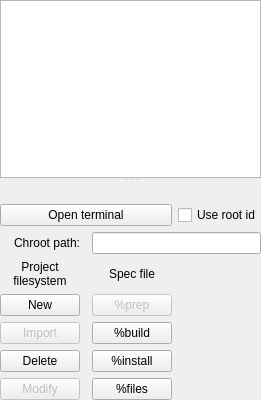
           <widget class="QSplitter" name="splitter_6">
            <property name="sizePolicy">
             <sizepolicy hsizetype="MinimumExpanding" vsizetype="Preferred">
              <horstretch>0</horstretch>
              <verstretch>0</verstretch>
             </sizepolicy>
            </property>
            <property name="orientation">
             <enum>Qt::Vertical</enum>
            </property>
            <attribute name="title">
             <string>Project filesystem</string>
            </attribute>
            <widget class="QTreeView" name="chrootTreeView">
             <property name="toolTip">
              <string>Double-click to open a file or directory with default application</string>
             </property>
            </widget>
            <widget class="QWidget" name="widget_2" native="true">
             <property name="sizePolicy">
              <sizepolicy hsizetype="MinimumExpanding" vsizetype="Preferred">
               <horstretch>0</horstretch>
               <verstretch>0</verstretch>
              </sizepolicy>
             </property>
             <layout class="QGridLayout" name="gridLayout_14">
              <item row="2" column="2" colspan="3">
               <widget class="QLineEdit" name="chrootPathLineEdit">
                <property name="toolTip">
                 <string>The path of the project filesystem on the local filesystem.</string>
                </property>
                <property name="readOnly">
                 <bool>true</bool>
                </property>
               </widget>
              </item>
              <item row="2" column="0">
               <widget class="QLabel" name="chrootLabel">
                <property name="text">
                 <string>Chroot path:</string>
                </property>
                <property name="alignment">
                 <set>Qt::AlignRight|Qt::AlignTrailing|Qt::AlignVCenter</set>
                </property>
               </widget>
              </item>
              <item row="6" column="4">
               <spacer name="horizontalSpacer_4">
                <property name="orientation">
                 <enum>Qt::Horizontal</enum>
                </property>
                <property name="sizeHint" stdset="0">
                 <size>
                  <width>40</width>
                  <height>20</height>
                 </size>
                </property>
               </spacer>
              </item>
              <item row="1" column="0" colspan="3">
               <widget class="QPushButton" name="openChrootButton">
                <property name="toolTip">
                 <string>Open a terminal in the project filesystem (using chroot),
in the source directory of the current package if it is installed.
It may open in background on some desktop environments.</string>
                </property>
                <property name="text">
                 <string>Open terminal</string>
                </property>
               </widget>
              </item>
              <item row="1" column="3" colspan="2">
               <widget class="QCheckBox" name="checkUserRootForChroot">
                <property name="text">
                 <string>Use root id</string>
                </property>
               </widget>
              </item>
              <item row="3" column="0">
               <widget class="QLabel" name="ChrootLabel">
                <property name="text">
                 <string>Project
filesystem</string>
                </property>
                <property name="alignment">
                 <set>Qt::AlignCenter</set>
                </property>
               </widget>
              </item>
              <item row="4" column="0">
               <widget class="QPushButton" name="newChrootButton">
                <property name="toolTip">
                 <string>Create the filesystem of the project.</string>
                </property>
                <property name="text">
                 <string>New</string>
                </property>
               </widget>
              </item>
              <item row="5" column="0">
               <widget class="QPushButton" name="pushButton">
                <property name="enabled">
                 <bool>false</bool>
                </property>
                <property name="toolTip">
                 <string>Import a filesystem into the project. (not yet implemented)</string>
                </property>
                <property name="text">
                 <string>Import</string>
                </property>
               </widget>
              </item>
              <item row="6" column="0">
               <widget class="QPushButton" name="deleteChrootButton">
                <property name="toolTip">
                 <string>Delete the project filesystem.</string>
                </property>
                <property name="text">
                 <string>Delete</string>
                </property>
               </widget>
              </item>
              <item row="8" column="0">
               <widget class="QPushButton" name="pushButton_2">
                <property name="enabled">
                 <bool>false</bool>
                </property>
                <property name="toolTip">
                 <string>Modify the path of the project filesystem. (not yet implemented)</string>
                </property>
                <property name="text">
                 <string>Modify</string>
                </property>
               </widget>
              </item>
              <item row="4" column="2">
               <widget class="QPushButton" name="rpmPrepButton">
                <property name="enabled">
                 <bool>false</bool>
                </property>
                <property name="sizePolicy">
                 <sizepolicy hsizetype="Preferred" vsizetype="Fixed">
                  <horstretch>0</horstretch>
                  <verstretch>0</verstretch>
                 </sizepolicy>
                </property>
                <property name="toolTip">
                 <string>Install the source of the selected package(s)
 into the project filesystem and execute %prep section,
 initialize the git repository and do the first build.</string>
                </property>
                <property name="text">
                 <string>%prep</string>
                </property>
               </widget>
              </item>
              <item row="3" column="2">
               <widget class="QLabel" name="label_2">
                <property name="text">
                 <string>Spec file</string>
                </property>
                <property name="alignment">
                 <set>Qt::AlignCenter</set>
                </property>
               </widget>
              </item>
              <item row="5" column="2">
               <widget class="QPushButton" name="rpmBuildButton">
                <property name="toolTip">
                 <string>Execute to the %build section of selected package(s)
 in an alternative rpmbuild directory.</string>
                </property>
                <property name="text">
                 <string>%build</string>
                </property>
               </widget>
              </item>
              <item row="6" column="2">
               <widget class="QPushButton" name="rpmInstallButton">
                <property name="toolTip">
                 <string>Execute to the %install section of selected package(s)
 in an alternative rpmbuild directory.</string>
                </property>
                <property name="text">
                 <string>%install</string>
                </property>
               </widget>
              </item>
              <item row="8" column="2">
               <widget class="QPushButton" name="rpmBuildRpmButton">
                <property name="toolTip">
                 <string>Build the source and binary RPMs of selected package(s)
 in an alternative rpmbuild directory.</string>
                </property>
                <property name="text">
                 <string>%files</string>
                </property>
               </widget>
              </item>
              <item row="0" column="0">
               <spacer name="verticalSpacer_7">
                <property name="orientation">
                 <enum>Qt::Vertical</enum>
                </property>
                <property name="sizeHint" stdset="0">
                 <size>
                  <width>20</width>
                  <height>40</height>
                 </size>
                </property>
               </spacer>
              </item>
             </layout>
            </widget>
           </widget>
